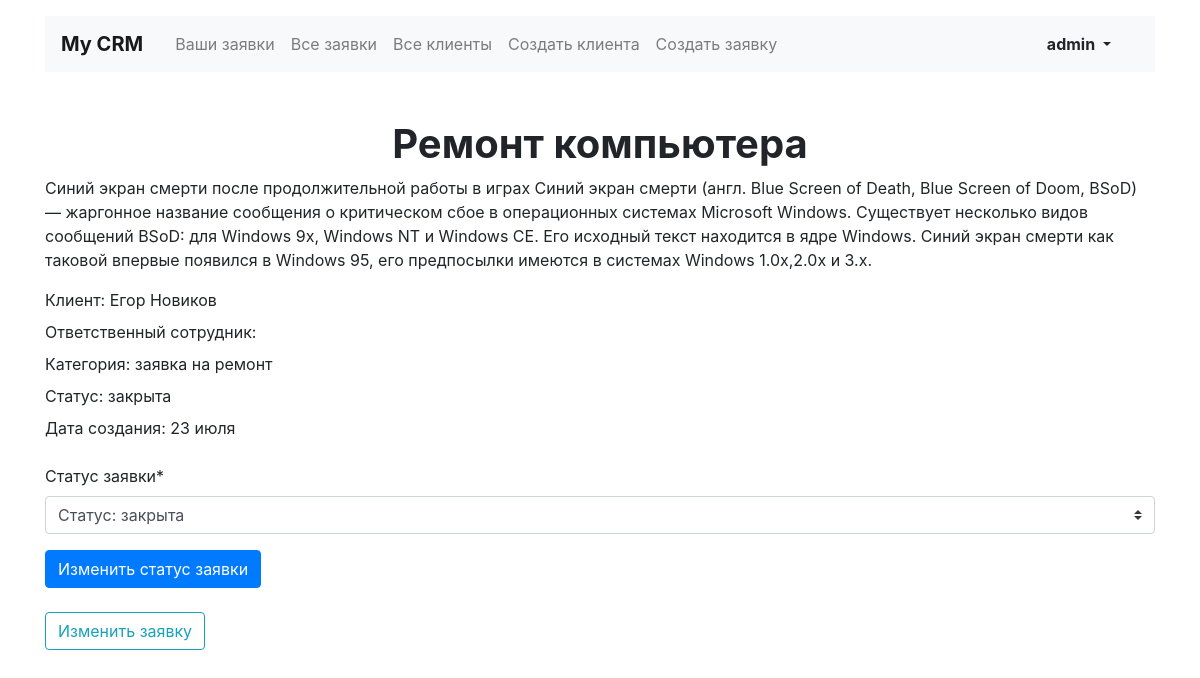
The page /applications/1/ (signed in) on the database as committed earlier.
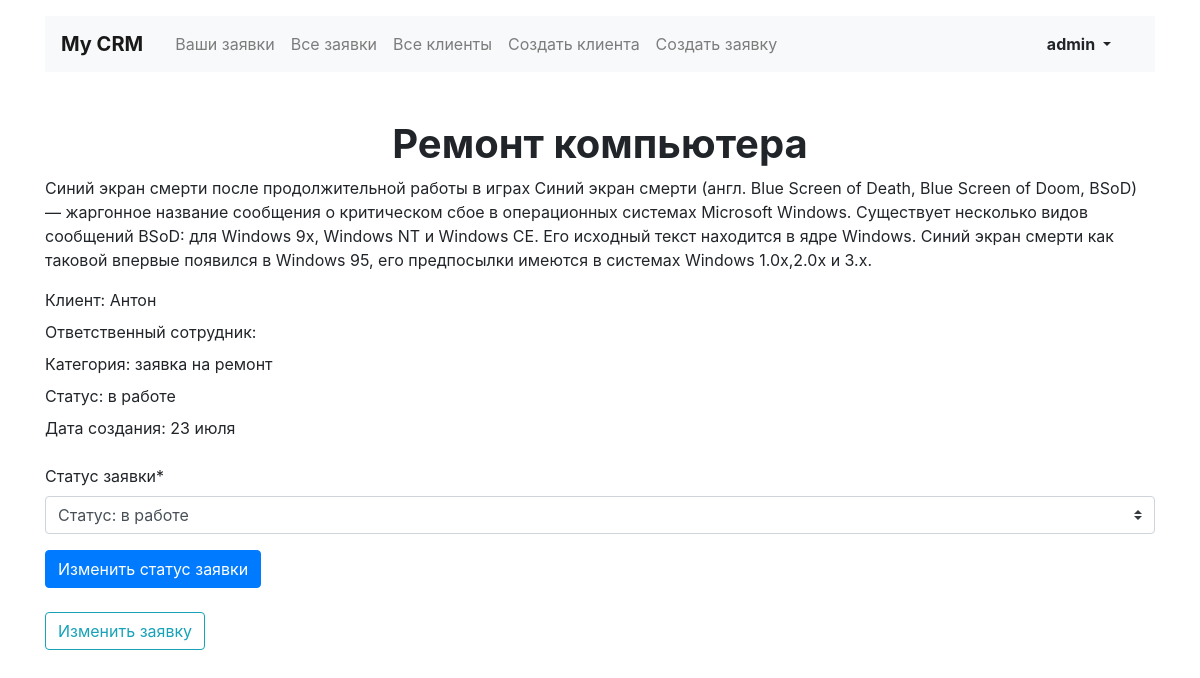
The same page on the database as committed later.
### authentication/models.py (models this page shows)
class User(AbstractUser):
    is_administrator = models.BooleanField(default=False)
    is_employee = models.BooleanField(default=False)

### crm/models.py (models this page shows, shortened)
class Application(models.Model):
    title = models.CharField('Заголовок', max_length=128)
    category = models.ForeignKey(
        Category,
        verbose_name='Категория',
        null=True,
        on_delete=models.SET_NULL,
    )
    client = models.ForeignKey(
        Client,
        verbose_name='Клиент',
        null=True,
        on_delete=models.SET_NULL,
    )
    employee = models.ForeignKey(
        settings.AUTH_USER_MODEL,
        verbose_name='Сотрудник',
        null=True,
        on_delete=models.SET_NULL,
    )
    description = models.TextField(
        'Описание',
    )
    status = models.ForeignKey(
        Status,
        verbose_name='Статус',
        on_delete=models.PROTECT,
    )
    creation_date = models.DateTimeField(auto_now_add=True)
    class Meta:
        verbose_name = 'Заявка'
        verbose_name_plural = 'Заявки'
    objects = ApplicationQuerySet.as_manager()

class Client(models.Model):
    first_name = models.CharField(
        'Имя',
        max_length=128,
    )
    last_name = models.CharField(
        'Фамилия',
        max_length=128,
        blank=True,
    )
    phone_regex = RegexValidator(
        regex=r'^\+?1?\d{9,15}$',
        message="Phone number must be entered in the format:"
                " '+999999999'. Up to 15 digits allowed.",
    )
    phone_number = models.CharField(
        'Номер телефона',
        validators=[phone_regex],
        max_length=17,
        blank=True,
    )
    email = models.EmailField('Электронная почта')
    tg_username = models.CharField('Ник в telegram', max_length=128, blank=True)
    registration_data = models.DateTimeField(auto_now_add=True)
    class Meta:
        verbose_name = 'Клиент'
        verbose_name_plural = 'Клиенты'

class Category(models.Model):
    title = models.CharField(max_length=128)
    class Meta:
        verbose_name = 'Категория'
        verbose_name_plural = 'Категории'

class Status(models.Model):
    title = models.CharField(max_length=128)
    class Meta:
        verbose_name = 'Статус'
        verbose_name_plural = 'Статусы'
    def __str__(self):
        return f"Статус: {self.title}"

### crm/views/application.py (the view)
class ApplicationView(AdministratorOrModelEmployeeMixin, View):
    model = models.Application
    context_object_name = 'application'
    template_name = 'crm/application/application.html'
    redirect_url = 'home'
    def get(self, request, *args, **kwargs):
        application = get_object_or_404(self.model, id=kwargs['pk'])
        context = {
            'application': application,
        }
        if 'new_status' not in request.GET:
            status_form = forms.ChangeStatusForm({
                'new_status': application.status.id,
            })
        else:
            status_form = forms.ChangeStatusForm(request.GET)
        if status_form.is_valid():
            current_status = application.status
            status_from_form = status_form.cleaned_data['new_status']
            if current_status != status_from_form:
                messages.success(self.request, 'Статус обнавлен')
                application.status = status_from_form
                application.save()
        context['change_status_form'] = status_form
        return render(request, self.template_name, context=context)

### crm/forms.py
class ChangeStatusForm(forms.Form):
    new_status = forms.ModelChoiceField(
        queryset=models.Status.objects.all(),
        label='Статус заявки',
    )
    def __init__(self, *args, **kwargs):
        super().__init__(*args, **kwargs)
        self.helper = FormHelper()
        self.helper.form_method = 'get'
        self.helper.add_input(Submit('submit', 'Изменить статус заявки'))

### crm/mixins.py (called while the page is built)
    def dispatch(self, request, *args, **kwargs):
        try:
            employee = self.model.objects.get(pk=kwargs['pk']).employee
        except:
            return redirect(self.redirect_url)
        if employee != request.user and not request.user.is_administrator:
            return redirect(self.redirect_url)
        return super().dispatch(request, *args, **kwargs)

### crm/templates/crm/application/application.html (shortened to what this page needs)
{% extends "../base/base.html" %}
{% load crispy_forms_tags %}
{% block content %}
<section class="row pt-2">
  <div class="col-12 col-lg-12">
      <h1 class="h1 text-center mx-auto mt-4"><strong>{{ application.title }}</strong></h1>
      <p>{{ application.description }}</p>
      <p class="mb-2">Клиент: {{ application.client.first_name }} {{ application.client.last_name }}</p>
      <p class="mb-2">Ответственный сотрудник: {{ application.employee.first_name }} {{ application.employee.last_name }}</p>
      <p class="mb-2">Категория: {{ application.category.title }}</p>
      <p class="mb-2">Статус: {{ application.status.title }}</p>
      {% load i18n %}{% language 'ru' %}
      <p class="mb-2">Дата создания: {{ application.creation_date|date:'d E' }}</p>
      {% endlanguage %}
      {% if user == application.employee %}
        <div class="my-4">
          {% crispy change_status_form %}
        </div>
      {% endif %}
      {% if user.is_administrator %}
        <div class="my-2">
            <a href="{% url 'application_edit' application.id %}" class="btn btn-outline-info">Изменить заявку</a>
        </div>
      {% endif %}
      </div>
</section>
{% endblock content %}

### crm/templates/crm/base/base.html (shortened to what this page needs)
<!DOCTYPE html>
<html lang="en">
<head>
  <link rel="stylesheet" href="https://stackpath.bootstrapcdn.com/bootstrap/4.3.1/css/bootstrap.min.css">
</head>
<body>
  {% include './navbar.html' %}
  <main class="container mt-3">
      {% block content %}{% endblock content %}
  </main>
</body>
</html>

### crm/templates/crm/base/navbar.html (shortened to what this page needs)
<header class="container mt-3">
    <nav class="navbar navbar-expand-lg navbar-light bg-light">
      <a class="navbar-brand mr-4 font-weight-bold" href="{% url 'home' %}">My CRM</a>
      <div class="collapse navbar-collapse justify-content-end" id="navbarNav">
        <ul class="navbar-nav col-10">
          <li class="nav-item">
            <a class="nav-link" href="{% url 'home' %}">Ваши заявки</a>
          </li>
          {% if user.is_administrator %}
              <li class="nav-item">
                <a class="nav-link" href="{% url 'all_applications' %}">Все заявки</a>
              </li>
              <li class="nav-item">
                <a class="nav-link" href="{% url 'all_clients' %}">Все клиенты</a>
              </li>
              <li class="nav-item">
                <a class="nav-link" href="{% url 'client_create' %}">Создать клиента</a>
              </li>
              <li class="nav-item">
                <a class="nav-link" href="{% url 'application_create' %}">Создать заявку</a>
              </li>
          {% endif %}
        </ul>
        <ul class="navbar-nav col-2 justify-content-end">
          {% if user.is_authenticated %}
              <li class="nav-item active">
                <div class="btn-group">
                  <button type="button" class="btn dropdown-toggle font-weight-bold" data-toggle="dropdown" aria-haspopup="true" aria-expanded="false">
                    {{ user.username }}
                  </button>
                </div>
              </li>
          {% else %}
              <li class="nav-item active">
                <a href="{% url 'login' %}" class="nav-link font-weight-bold">Вход</a>
              </li>
          {% endif %}
        </ul>
      </div>
    </nav>
</header>

Rows that differ between the two databases and show on the page:
changed Application "Ремонт компьютера": client.first_name "Егор" → "Антон"; status "закрыта" → "в работе"; client.last_name "Новиков" → (not shown)
Other text that changed with them:
form field new_status: "Статус: закрыта" → "Статус: в работе"
